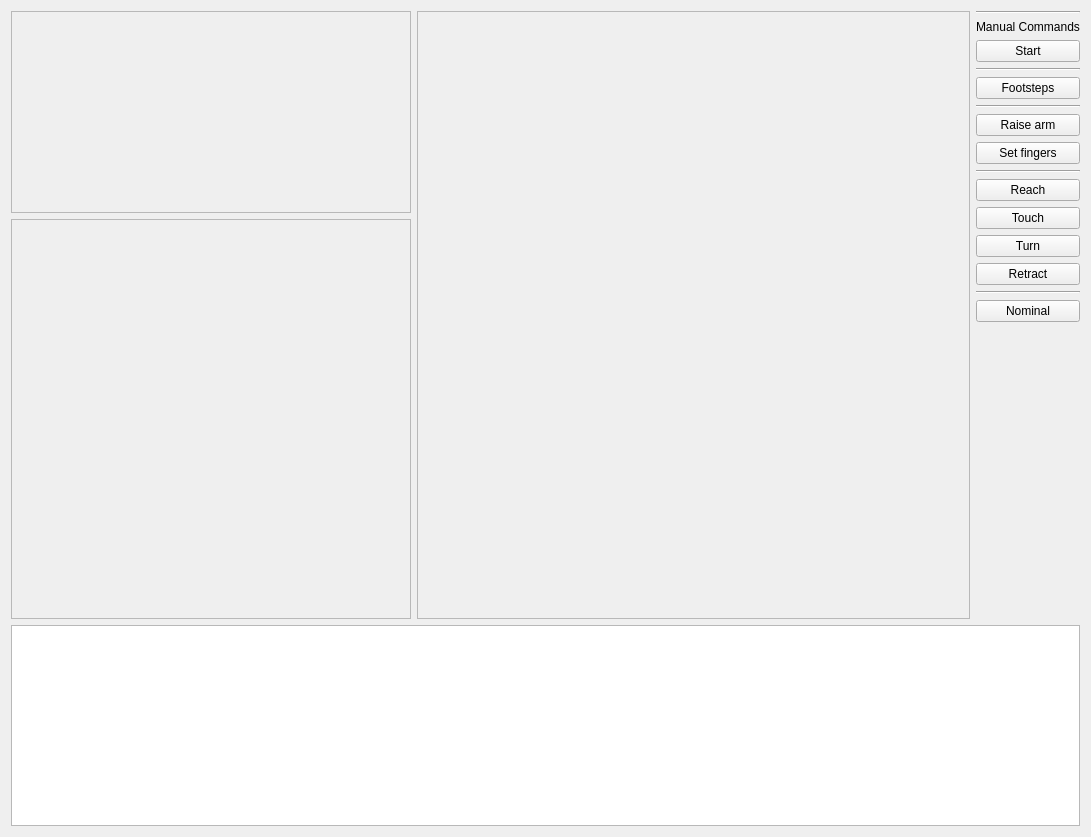
<?xml version="1.0" encoding="UTF-8"?>
<ui version="4.0">
 <class>valveTaskPanel</class>
 <widget class="QWidget" name="valveTaskPanel">
  <property name="geometry">
   <rect>
    <x>0</x>
    <y>0</y>
    <width>1091</width>
    <height>837</height>
   </rect>
  </property>
  <property name="windowTitle">
   <string>Valve Task</string>
  </property>
  <layout class="QGridLayout" name="gridLayout">
   <item row="0" column="0">
    <widget class="QFrame" name="propertyFrame">
     <property name="minimumSize">
      <size>
       <width>300</width>
       <height>0</height>
      </size>
     </property>
     <property name="frameShape">
      <enum>QFrame::StyledPanel</enum>
     </property>
     <property name="frameShadow">
      <enum>QFrame::Raised</enum>
     </property>
    </widget>
   </item>
   <item row="0" column="1" rowspan="2">
    <widget class="QFrame" name="taskFrame">
     <property name="minimumSize">
      <size>
       <width>300</width>
       <height>0</height>
      </size>
     </property>
     <property name="frameShape">
      <enum>QFrame::StyledPanel</enum>
     </property>
     <property name="frameShadow">
      <enum>QFrame::Raised</enum>
     </property>
     <layout class="QVBoxLayout" name="verticalLayout_2">
      <item>
       <spacer name="horizontalSpacer">
        <property name="orientation">
         <enum>Qt::Horizontal</enum>
        </property>
        <property name="sizeHint" stdset="0">
         <size>
          <width>473</width>
          <height>20</height>
         </size>
        </property>
       </spacer>
      </item>
      <item>
       <spacer name="verticalSpacer_3">
        <property name="orientation">
         <enum>Qt::Vertical</enum>
        </property>
        <property name="sizeHint" stdset="0">
         <size>
          <width>20</width>
          <height>543</height>
         </size>
        </property>
       </spacer>
      </item>
     </layout>
    </widget>
   </item>
   <item row="0" column="2" rowspan="2">
    <layout class="QVBoxLayout" name="verticalLayout">
     <item>
      <widget class="Line" name="line_5">
       <property name="orientation">
        <enum>Qt::Horizontal</enum>
       </property>
      </widget>
     </item>
     <item>
      <widget class="QLabel" name="label">
       <property name="text">
        <string>Manual Commands</string>
       </property>
      </widget>
     </item>
     <item>
      <widget class="QPushButton" name="startButton">
       <property name="text">
        <string>Start</string>
       </property>
      </widget>
     </item>
     <item>
      <widget class="Line" name="line_2">
       <property name="orientation">
        <enum>Qt::Horizontal</enum>
       </property>
      </widget>
     </item>
     <item>
      <widget class="QPushButton" name="footstepsButton">
       <property name="text">
        <string>Footsteps</string>
       </property>
      </widget>
     </item>
     <item>
      <widget class="Line" name="line">
       <property name="orientation">
        <enum>Qt::Horizontal</enum>
       </property>
      </widget>
     </item>
     <item>
      <widget class="QPushButton" name="raiseArmButton">
       <property name="text">
        <string>Raise arm</string>
       </property>
      </widget>
     </item>
     <item>
      <widget class="QPushButton" name="fingersButton">
       <property name="text">
        <string>Set fingers</string>
       </property>
      </widget>
     </item>
     <item>
      <widget class="Line" name="line_3">
       <property name="orientation">
        <enum>Qt::Horizontal</enum>
       </property>
      </widget>
     </item>
     <item>
      <widget class="QPushButton" name="reachButton">
       <property name="text">
        <string>Reach</string>
       </property>
      </widget>
     </item>
     <item>
      <widget class="QPushButton" name="touchButton">
       <property name="text">
        <string>Touch</string>
       </property>
      </widget>
     </item>
     <item>
      <widget class="QPushButton" name="turnButton">
       <property name="text">
        <string>Turn</string>
       </property>
      </widget>
     </item>
     <item>
      <widget class="QPushButton" name="retractButton">
       <property name="text">
        <string>Retract</string>
       </property>
      </widget>
     </item>
     <item>
      <widget class="Line" name="line_4">
       <property name="orientation">
        <enum>Qt::Horizontal</enum>
       </property>
      </widget>
     </item>
     <item>
      <widget class="QPushButton" name="nominalButton">
       <property name="text">
        <string>Nominal</string>
       </property>
      </widget>
     </item>
     <item>
      <spacer name="verticalSpacer">
       <property name="orientation">
        <enum>Qt::Vertical</enum>
       </property>
       <property name="sizeHint" stdset="0">
        <size>
         <width>20</width>
         <height>40</height>
        </size>
       </property>
      </spacer>
     </item>
    </layout>
   </item>
   <item row="1" column="0">
    <widget class="QFrame" name="imageFrame">
     <property name="minimumSize">
      <size>
       <width>400</width>
       <height>400</height>
      </size>
     </property>
     <property name="frameShape">
      <enum>QFrame::StyledPanel</enum>
     </property>
     <property name="frameShadow">
      <enum>QFrame::Raised</enum>
     </property>
    </widget>
   </item>
   <item row="2" column="0" colspan="3">
    <widget class="QTextEdit" name="outputConsole">
     <property name="sizePolicy">
      <sizepolicy hsizetype="Expanding" vsizetype="Preferred">
       <horstretch>0</horstretch>
       <verstretch>0</verstretch>
      </sizepolicy>
     </property>
     <property name="minimumSize">
      <size>
       <width>0</width>
       <height>100</height>
      </size>
     </property>
     <property name="readOnly">
      <bool>true</bool>
     </property>
    </widget>
   </item>
  </layout>
 </widget>
 <resources/>
 <connections/>
</ui>
